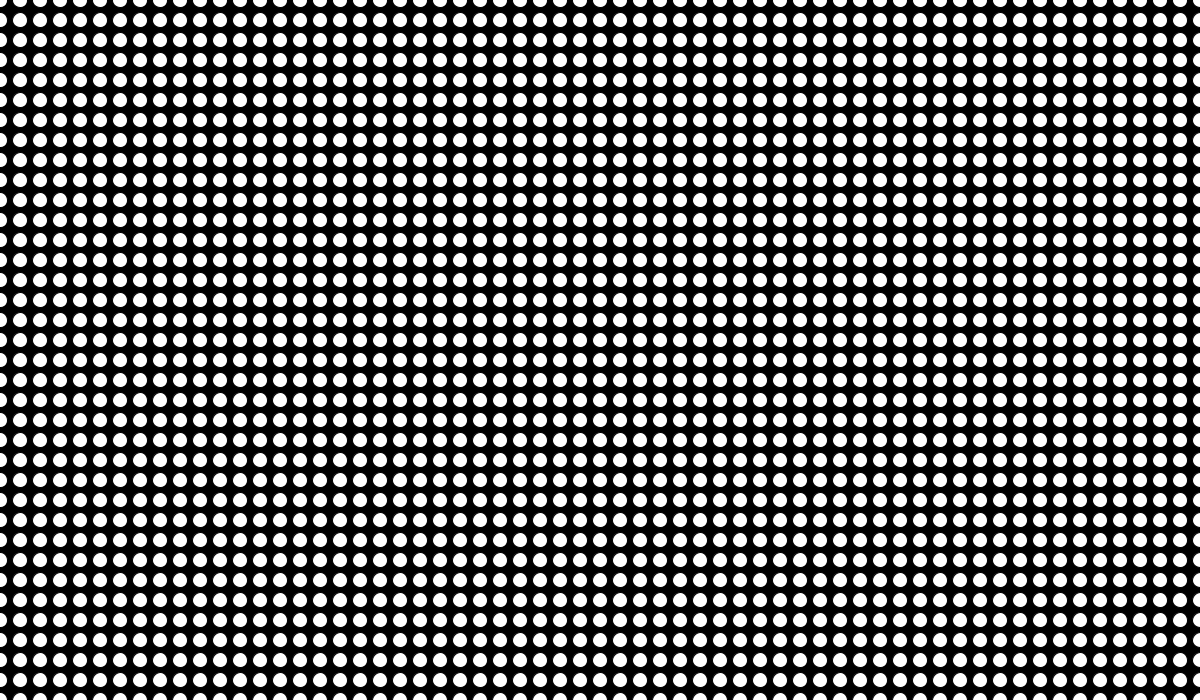
Frame 1 (no input)
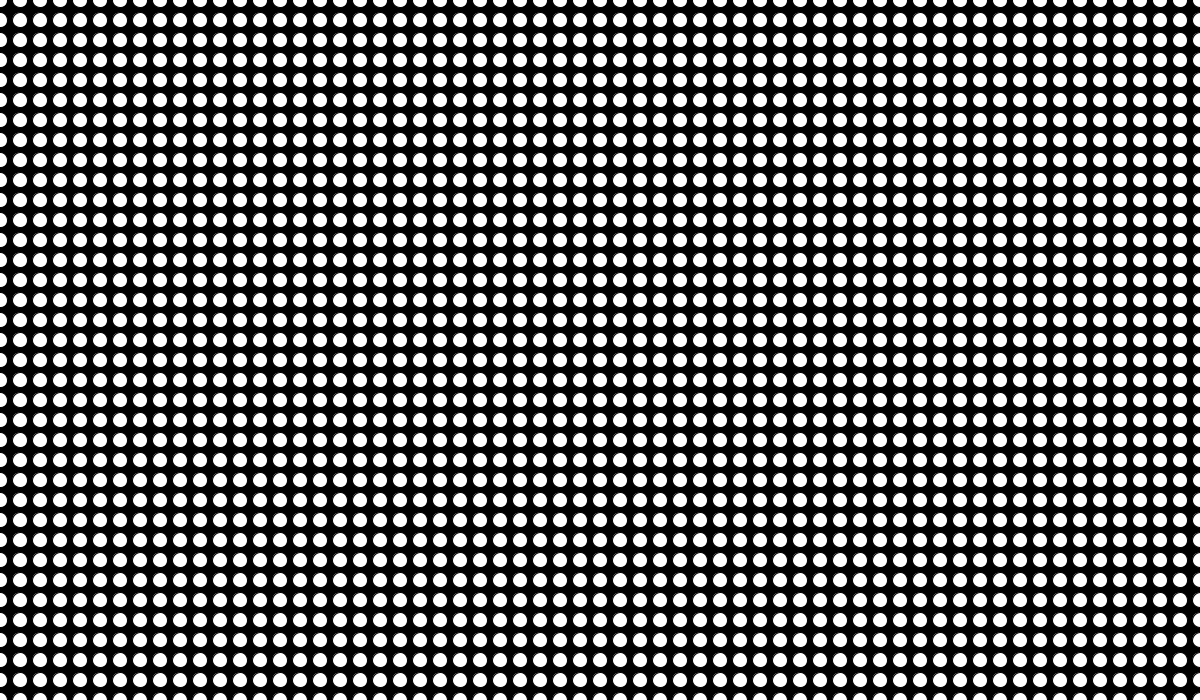
Frame 60 (the mouse pressed at the canvas centre just before this capture)
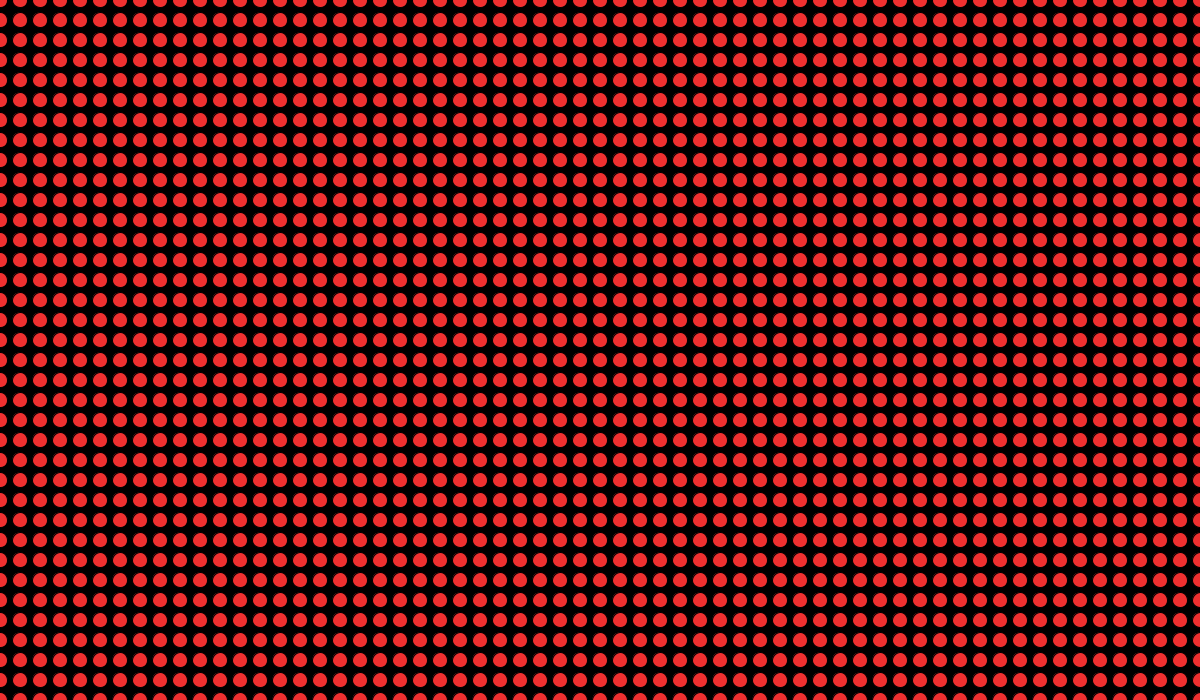
Frame 120 (the mouse held since frame 60 and released just before this capture)

The Processing sketch that drew these frames (run headless with seeded random() and noise(); from frame 60 on, the mouse is pressed at the canvas centre):

// Processing sketch: circulos_boton
// ── circulos_boton.pde



void setup(){

 size (1200,700);
 background (0);
}
  void draw(){
 for(int i=0; i<70;i++)
 for(int j=0; j<70;j++){
 
 ellipse (20*i,20*j,15,15);
 
 
   }
  if ( mousePressed==true) {
    fill(#F03030); 
    
  }else {
   fill (255); 
  }

  }
